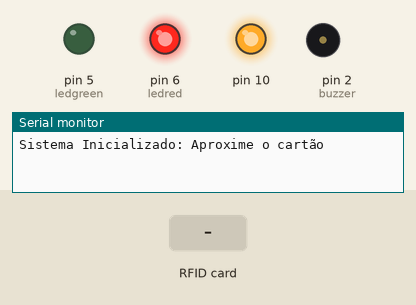
The sketch below on a simulated Arduino Uno, built with avr-gcc and run on an emulated ATmega328P. On the bench: output pins drawn as LEDs (lit = HIGH), buzzer (waves = sounding, pin HIGH), the last lines printed to the serial monitor. The test bench sets the inputs (shaded band).

Above: at 1.2 s.
1.3 s: RFID card 5E 7A 19 C4 held to the reader
At 2.3 s:
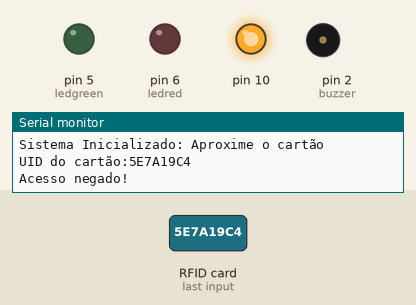
4.3 s: RFID card 50 62 AF 4C held to the reader
At 5.5 s:
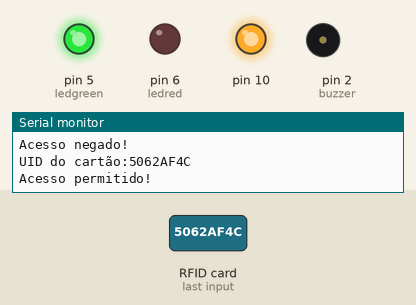
Timing chart, 0 to 15.8 s (numbered marks = the images above; inputs shaded):
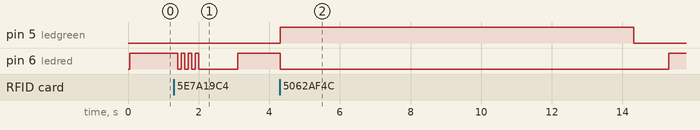

The sketch:

comunicacao_spi_rfid.ino
```cpp
#include <SPI.h>
#include <MFRC522.h>

#define PINO_SS 9
#define PINO_RST 8
#define ledgreen 5
#define ledred 6
#define buzzer 2
int cont = 0;

MFRC522 mfrc522(PINO_SS, PINO_RST);

void setup() {
  Serial.begin(9600);
  SPI.begin();
  mfrc522.PCD_Init();
  Serial.println("Sistema Inicializado: Aproxime o cartão");

  pinMode(ledgreen, OUTPUT);
  pinMode(ledred, OUTPUT);
  pinMode(buzzer, OUTPUT);
}

void loop() {
  digitalWrite(ledred, HIGH);

  if (!mfrc522.PICC_IsNewCardPresent()) return;

  if (!mfrc522.PICC_ReadCardSerial()) {
    Serial.println("Nenhuma tag encontrada");
    delay(1000);
    return;
    }

  Serial.print("UID do cartão:");
  String conteudo = "";
  byte letra;

  for (byte i = 0; i < mfrc522.uid.size; i++) {
    if (mfrc522.uid.uidByte[i] < 0x10) {
      Serial.print(" 0");
      conteudo.concat(" 0");
    } else {
      Serial.print("");
      conteudo.concat("");
    }

    Serial.print(mfrc522.uid.uidByte[i], HEX);

    conteudo.concat(String(mfrc522.uid.uidByte[i], HEX));
  }

  Serial.println();

  conteudo.toUpperCase();


  if (conteudo.equals("5062AF4C")) {
    Serial.println("Acesso permitido!");
    digitalWrite(ledred, LOW);
    digitalWrite(ledgreen, HIGH);
    delay(10000);
    digitalWrite(ledgreen, LOW);
    cont = 0;
  } else {
    Serial.println("Acesso negado!");
    cont++;
    digitalWrite(ledgreen, LOW);

    for (int i = 0; i < 4; i++) {
      piscarLed(ledred);
    }

    if(cont==5) {
      Serial.println("SISTEMA BLOQUEADO");
      digitalWrite(buzzer, HIGH);
      for (int i = 0; i < 300; i++) {
      piscarLed(ledred);
      }
      digitalWrite(buzzer, LOW);


      cont = 0;
    }
  }

  delay(1000);
}

void piscarLed(int x) {
  digitalWrite(x, HIGH);
  delay(100);
  digitalWrite(x, LOW);
  delay(100);
}
```

Measured:
- after the input at 1.3 s, pin 6 (ledred): goes 3 × (LOW 0.10 s, HIGH 0.10 s), LOW 1.1 s, then HIGH, starting after 0.11 s
- after the input at 4.3 s, pin 5 (ledgreen): LOW → HIGH at once, → LOW 10.0 s later; pin 6 (ledred): HIGH → LOW at once, → HIGH 11.0 s later
